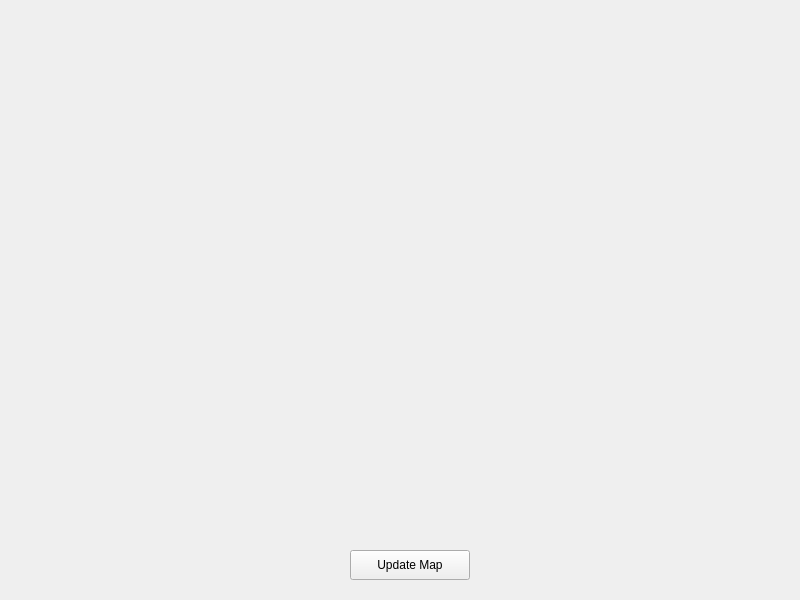
<?xml version="1.0" encoding="UTF-8"?>
<ui version="4.0">
 <class>MainWindow</class>
 <widget class="QMainWindow" name="MainWindow">
  <property name="geometry">
   <rect>
    <x>0</x>
    <y>0</y>
    <width>800</width>
    <height>600</height>
   </rect>
  </property>
  <property name="windowTitle">
   <string>MainWindow</string>
  </property>
  <widget class="QWidget" name="centralwidget">
   <widget class="QLabel" name="map_label">
    <property name="geometry">
     <rect>
      <x>0</x>
      <y>0</y>
      <width>800</width>
      <height>600</height>
     </rect>
    </property>
   </widget>
   <widget class="QPushButton" name="update_button">
    <property name="geometry">
     <rect>
      <x>350</x>
      <y>550</y>
      <width>120</width>
      <height>30</height>
     </rect>
    </property>
    <property name="text">
     <string>Update Map</string>
    </property>
   </widget>
  </widget>
 </widget>
 <resources/>
 <connections/>
</ui>
